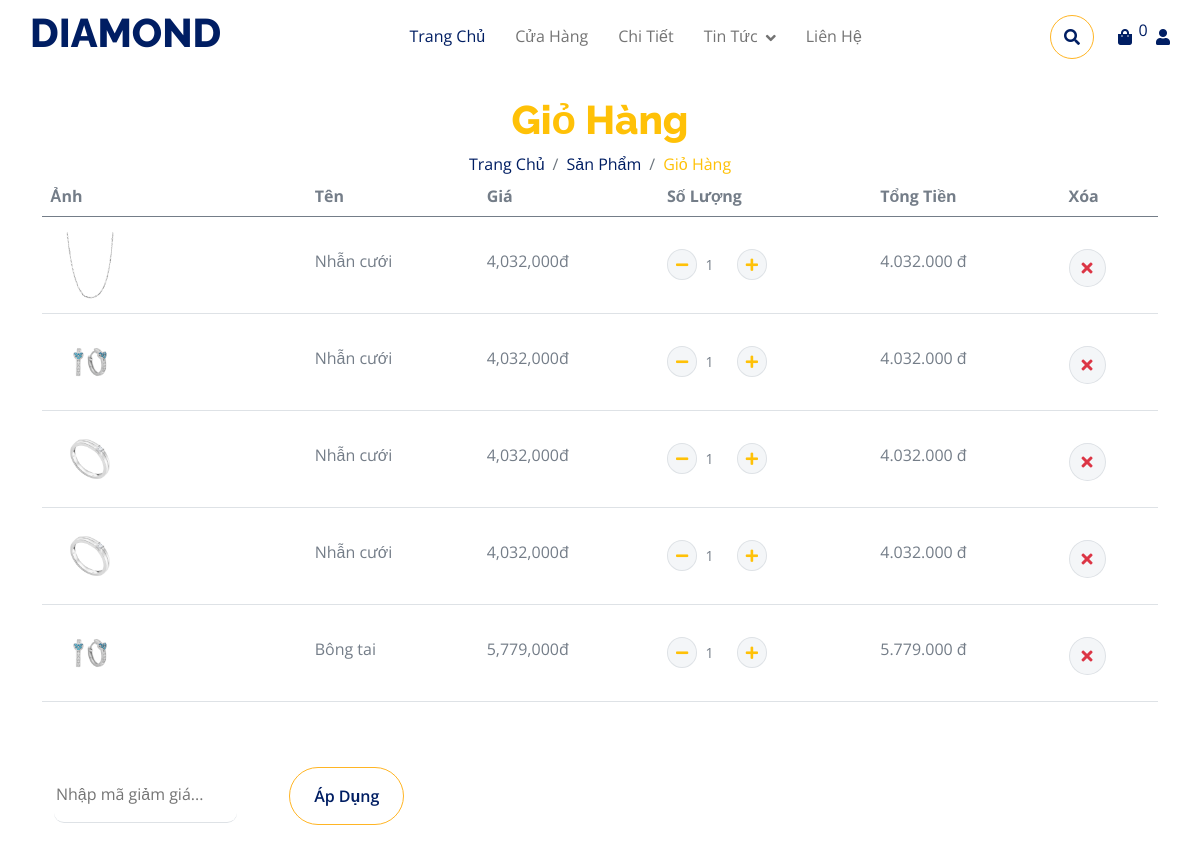
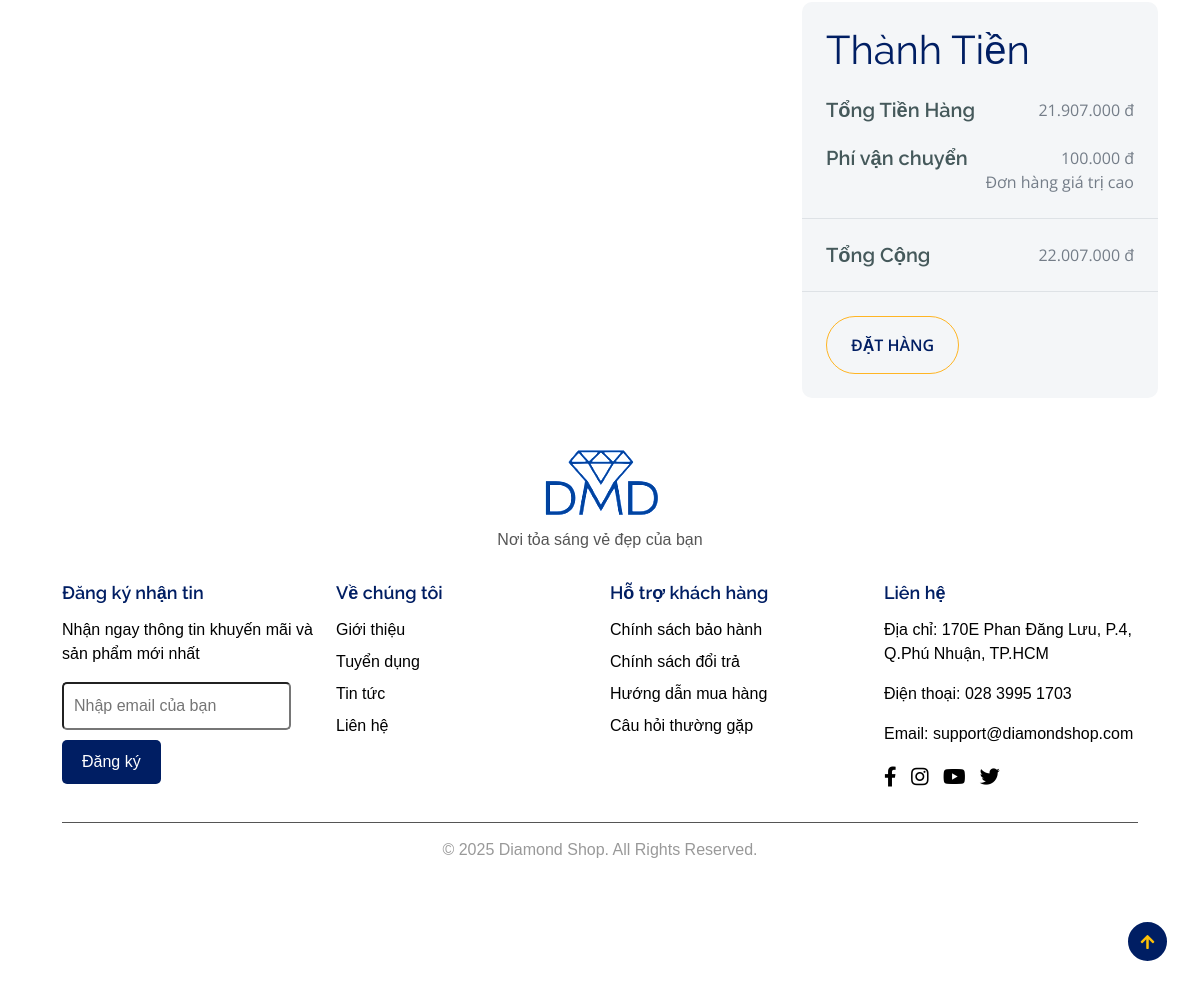
The app's page /views/cart.php with its own data (2 pictures, top to bottom).
### tables this page shows
CREATE TABLE `products` (
  `id` int(11) NOT NULL,
  `name` varchar(255) NOT NULL,
  `description` text NOT NULL,
  `price` decimal(10,2) NOT NULL,
  `image` varchar(255) NOT NULL
);

### models/ProductModel.php (called while the page is built, shortened)
<?php
require_once __DIR__ . '/../config/data.php';
function getAllProducts() {
    global $conn;
    $query = "SELECT * FROM products";
    $result = mysqli_query($conn, $query);
    $products = [];
    while ($row = mysqli_fetch_assoc($result)) {
        $products[] = $row;
    }
    return $products;
}

### views/cart.php (the view, shortened to what this page needs)
<?php
require_once '../models/ProductModel.php';
$products = getAllProducts() ?? [];
?>
<!DOCTYPE html>
<html lang="en">
    <head>
        <link rel="stylesheet" href="https://use.fontawesome.com/releases/v5.15.4/css/all.css"/>
        <link href="https://cdn.jsdelivr.net/npm/bootstrap-icons@1.4.1/font/bootstrap-icons.css" rel="stylesheet">
        <link rel="stylesheet" href="/DUAN1/public/lib/lightbox/css/lightbox.min.css">
        <link href="/DUAN1/public/lib/owlcarousel/assets/owl.carousel.min.css" rel="stylesheet">
        <link href="/DUAN1/public/css/bootstrap.min.css" rel="stylesheet">
        <link href="/DUAN1/public/css/style.css" rel="stylesheet">
    </head>
    <body>
<div class="container-fluid fixed-top">
    <div class="container px-0">
        <nav class="navbar navbar-light bg-white navbar-expand-xl">
            <a href="cart.php" class="navbar-brand">
                <h1 class="text-primary display-6">DIAMOND</h1>
            </a>
            <div class="collapse navbar-collapse bg-white" id="navbarCollapse">
                <div class="navbar-nav mx-auto">
                    <a href="index.php" class="nav-item nav-link active">Trang Chủ</a>
                    <a href="./shop.php" class="nav-item nav-link">Cửa Hàng</a>
                    <a href="./shop-detail.php" class="nav-item nav-link">Chi Tiết</a>
                    <div class="nav-item dropdown">
                        <a href="#" class="nav-link dropdown-toggle" data-bs-toggle="dropdown">Tin Tức</a>
                    </div>
                    <a href="contact.php" class="nav-item nav-link">Liên Hệ</a>
                </div>
                <div class="d-flex m-3 me-0">
                    <button class="btn-search btn border border-secondary btn-md-square rounded-circle bg-white me-4" data-bs-toggle="modal" data-bs-target="#searchModal">
                        <i class="fas fa-search text-primary"></i>
                    </button>
                    <a href="cart.php" class="position-relative me-4 my-auto">
                        <i class="fa fa-shopping-bag fa-x" style="color: #001e63;"></i>
                        <span class="position-absolute bg-secondary rounded-circle d-flex align-items-center justify-content-center text-dark px-1" style="top: -5px; left: 15px; height: 20px; min-width: 20px;">0</span>
                    </a>
                    <?php if (isset($_SESSION['user'])): ?>
                        <div class="dropdown">
                            <a class="btn border-0 my-auto dropdown-toggle d-flex align-items-center" role="button" data-bs-toggle="dropdown">
                                <i class="fas fa-user fa-x me-2" style="color: #001e63;"></i>
                                <span><?php echo htmlspecialchars($_SESSION['user']['username']); ?></span>
                            </a>
                            <ul class="dropdown-menu dropdown-menu-end">
                                <li><a class="dropdown-item" href="/DUAN1/views/product/list.php">Admin</a></li>
                                <li><a class="dropdown-item" href="/DUAN1/views/admin/logout.php">Đăng xuất</a></li>
                            </ul>
                        </div>
                    <?php else: ?>
                        <a href="/DUAN1/views/admin/login.php" class="my-auto">
                            <i class="fas fa-user fa-x" style="color: #001e63;"></i>
                        </a>
                    <?php endif; ?>
                </div>
            </div>
        </nav>
    </div>
</div>
<?php
require_once '../models/ProductModel.php';
$products = getAllProducts();
?>
        <div class="container-fluid py-5">
            <div class="container py-5">
                <div class="giohang">
            <h1 class="text-center text-white display-6">Giỏ Hàng</h1>
            <ol class="breadcrumb justify-content-center mb-0">
                <li class="breadcrumb-item"><a href="./index.php">Trang Chủ</a></li>
                <li class="breadcrumb-item"><a href="./shop-detail.php">Sản Phẩm</a></li>
                <li class="breadcrumb-item active text-white">Giỏ Hàng</li>
            </ol>
        </div>
                <div class="table-responsive">
                <table class="table">
    <thead>
        <tr>
            <th scope="col">Ảnh</th>
            <th scope="col">Tên</th>
            <th scope="col">Giá</th>
            <th scope="col">Số Lượng</th>
            <th scope="col">Tổng Tiền</th>
            <th scope="col">Xóa</th>
        </tr>
    </thead>
    <?php if (!empty($products)): ?>
        <tbody>
        <?php foreach ($products as $product): ?>
            <tr data-price="<?= htmlspecialchars($product['price']) ?>">
                <td>
                    <img src="/DUAN1/public/img/<?= htmlspecialchars($product['image']) ?>" class="img-fluid me-5 rounded-circle" style="width: 80px; height: 80px;" alt="Ảnh sản phẩm">
                </td>
                <td>
                    <p class="mb-0 mt-4"><?= htmlspecialchars($product['name']) ?></p>
                </td>
                <td>
                    <p class="mb-0 mt-4 price"><?= number_format($product['price']) ?>đ</p>
                </td>
                <td>
                    <div class="input-group quantity mt-4" style="width: 100px;">
                        <div class="input-group-btn">
                            <button class="btn btn-sm btn-minus rounded-circle bg-light border">
                                <i class="fa fa-minus"></i>
                            </button>
                        </div>
                        <input type="number" name="quantity" class="form-control form-control-sm text-center border-0 quantity-input" value="1" min="1">
                        <div class="input-group-btn">
                            <button class="btn btn-sm btn-plus rounded-circle bg-light border">
                                <i class="fa fa-plus"></i>
                            </button>
                        </div>
                    </div>
                </td>
                <td>
                    <p class="mb-0 mt-4 total-price"><?= number_format($product['price']) ?>đ</p>
                </td>
                <td>
                <a href="/DUAN1/views/product/delete.php?id=<?= $product['id'] ?>&return=<?= urlencode($_SERVER['REQUEST_URI']) ?>"
                    onclick="return confirm('Bạn có chắc muốn xóa sản phẩm này?')">
                    <button class="btn btn-md rounded-circle bg-light border mt-4" type="submit">
                        <i class="fa fa-times text-danger"></i>
                    </button>
                    </a>
                </td>
            </tr>
        <?php endforeach; ?>
        </tbody>
    <?php else: ?>
        <p>Không có sản phẩm nào.</p>
    <?php endif; ?>
</table>
</div>
                <div class="mt-5">
                <div class="container">
                        <form  id="voucherForm" action="/config/apply_voucher.php" method="POST">
                            <input type="text"class="border-0 border-bottom rounded me-5 py-3 mb-4" name="voucher_code" placeholder="Nhập mã giảm giá..." required>
                            <button class="btn border-secondary rounded-pill px-4 py-3 text-primary" type="button">Áp Dụng</button>
                        </form>
                    </div>
                </div>
                <div class="row g-4 justify-content-end">
    <div class="col-8"></div>
    <div class="col-sm-8 col-md-7 col-lg-6 col-xl-4">
        <div class="bg-light rounded">
            <div class="p-4">
                <h1 class="display-6 mb-4"><span class="fw-normal">Thành Tiền</span></h1>
                <div class="d-flex justify-content-between mb-4">
                    <h5 class="mb-0 me-4">Tổng Tiền Hàng</h5>
                    <p class="mb-0" id="total-cart-price">0 đ</p>
                </div>
                <div class="d-flex justify-content-between">
                    <h5 class="mb-0 me-4">Phí vận chuyển</h5>
                    <div class="">
                        <p class="mb-0" id="shipping-fee">100.000 đ</p>
                    </div>
                </div>
                <p class="mb-0 text-end">Đơn hàng giá trị cao</p>
            </div>
            <div class="py-4 mb-4 border-top border-bottom d-flex justify-content-between">
                <h5 class="mb-0 ps-4 me-4">Tổng Cộng</h5>
                <p class="mb-0 pe-4" id="grand-total">0 đ</p>
            </div>
            <a href="./checkout.php">
                <button class="btn border-secondary rounded-pill px-4 py-3 text-primary text-uppercase mb-4 ms-4" type="button">
                    Đặt Hàng
                </button>
            </a>
        </div>
    </div>
</div>
        <footer class="footer">
    <div class="container">
        <div class="footer-top">
            <div class="logo">
                <img src="/DUAN1/public/img/logoxin.png" style="" alt="Diamond Shop">
            </div>
            <p style="color:#555;"  class="tagline">Nơi tỏa sáng vẻ đẹp của bạn</p>
        </div>
        <div class="footer-content">
        <div class="footer-section newsletter">
                <h4>Đăng ký nhận tin</h4>
                <p>Nhận ngay thông tin khuyến mãi và sản phẩm mới nhất</p>
                <form action="#">
                    <input type="email" placeholder="Nhập email của bạn" required >
                    <button type="submit">Đăng ký</button>
                </form>
            </div>
            <div class="footer-section">
                <h4>Về chúng tôi</h4>
                <ul>
                    <li><a href="#">Giới thiệu</a></li>
                    <li><a href="#">Tuyển dụng</a></li>
                    <li><a href="#">Tin tức</a></li>
                    <li><a href="#">Liên hệ</a></li>
                </ul>
            </div>
            <div class="footer-section">
                <h4>Hỗ trợ khách hàng</h4>
                <ul>
                    <li><a href="#">Chính sách bảo hành</a></li>
                    <li><a href="#">Chính sách đổi trả</a></li>
                    <li><a href="#">Hướng dẫn mua hàng</a></li>
                    <li><a href="#">Câu hỏi thường gặp</a></li>
                </ul>
            </div>
            <div class="footer-section">
                <h4>Liên hệ</h4>
                <p>Địa chỉ: 170E Phan Đăng Lưu, P.4, Q.Phú Nhuận, TP.HCM</p>
                <p>Điện thoại: 028 3995 1703</p>
                <p>Email: support@diamondshop.com</p>
                <div class="social-icons">
                    <a href="#"><i class="fab fa-facebook-f" style="color: #000000;"></i></a>
                    <a href="#"><i class="fab fa-instagram" style="color: #000000;"></i></a>
                    <a href="#"><i class="fab fa-youtube" style="color: #000000;"></i></a>
                    <a href="#"><i class="fab fa-twitter" style="color: #000000;"></i></a>
                </div>
            </div>
        </div>
        <div class="footer-bottom">
            <p>&copy; 2025 Diamond Shop. All Rights Reserved.</p>
        </div>
    </div>
</footer>
        <a href="#" class="btn btn-primary border-3 border-primary rounded-circle back-to-top"><i class="fa fa-arrow-up"></i></a>
    </body>
</html>

### public/css/style.css (style rules this page uses)
body { overflow-x: hidden; }
.back-to-top { position: fixed; right: 30px; bottom: 30px; display: flex; width: 45px; height: 45px; align-items: center; justify-content: center; transition: 0.5s; z-index: 99; }
.btn { font-weight: 600; transition: .5s; }
.btn-md-square { width: 44px; height: 44px; }
.btn-square, .btn-sm-square, .btn-md-square, .btn-lg-square { padding: 0; display: flex; align-items: center; justify-content: center; font-weight: normal; }
.btn.border-secondary { transition: 0.5s; }
.fixed-top { transition: 0.5s; background: var(--bs-white); border: 0; }
.navbar .navbar-nav .nav-link { padding: 10px 15px; font-size: 16px; transition: .5s; }
.navbar { height: 75px; border-bottom: 1px solid rgba(255, 255, 255, .1); }
.navbar .navbar-nav .nav-link:hover, .navbar .navbar-nav .nav-link.active, .fixed-top.bg-white .navbar .navbar-nav .nav-link:hover, .fixed-top.bg-white .navbar .navbar-nav .nav-link.active { color: var(--bs-primary); }
.navbar .dropdown-toggle::after { border: none; content: "\f107"; font-family: "Font Awesome 5 Free"; font-weight: 700; vertical-align: middle; margin-left: 8px; }

### views/cart.php (style rules this page uses)
span,i { color:#001e63 }
i { color: #ffc107; }
body { overflow-x: hidden; }
.footer { color: #eee; font-family: 'Montserrat', sans-serif; padding: 50px 0 20px; }
.footer .container { max-width: 1200px; margin: auto; padding: 0 20px; }
.footer-top { text-align: center; margin-bottom: 30px; }
.footer-top .logo img { width: 120px; filter: brightness(150%); }
.footer-top .tagline { font-size: 16px; color: #ccc; margin-top: 10px; }
.footer-content { display: flex; justify-content: space-between; flex-wrap: wrap; gap: 20px; }
.footer-section { flex: 1; min-width: 220px; }
.footer-section h4 { margin-bottom: 15px; font-size: 18px; color: #001e63; }
.footer-section ul { list-style: none; padding: 0; }
.footer-section ul li a { color: black; text-decoration: none; margin-bottom: 8px; display: block; transition: 0.3s ease; }
.footer-section p { color: black; }
.social-icons a { font-size: 20px; margin-right: 10px; transition: transform 0.3s; }
.newsletter input { width: 90%; padding: 10px; border-radius: 5px; margin-bottom: 10px; }
.newsletter button { background: #001e63; color: #111; padding: 10px 20px; border: none; border-radius: 5px; cursor: pointer; color: #fff; }
.footer-bottom { margin-top: 30px; border-top: 1px solid #555; padding-top: 15px; text-align: center; color: #999; }

### records on screen
products: image (picture), name "Nhẫn cưới", price "4,032,000"
products: image (picture), name "Nhẫn cưới", price "4,032,000"
products: image (picture), name "Nhẫn cưới", price "4,032,000"
products: image (picture), name "Nhẫn cưới", price "4,032,000"
products: image (picture), name "Bông tai", price "5,779,000"
